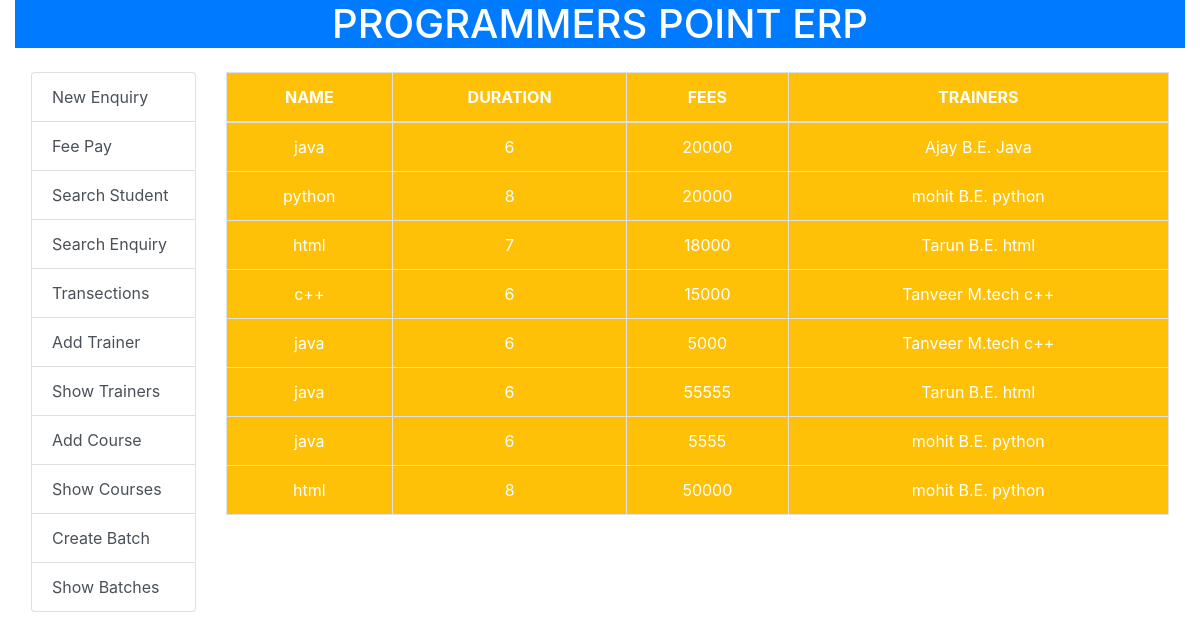
Screenshot of /showcourse with the database file from the repository.
### home/models.py (models this page shows, shortened)
class Course(models.Model):
    cname=models.CharField(max_length=20)
    duration=models.CharField(max_length=20)
    fees=models.IntegerField()
    trainers=models.ManyToManyField(Trainer)

class Trainer(models.Model):
    tname=models.CharField(max_length=20)
    qualification=models.CharField(max_length=20)
    sal=models.IntegerField()
    languages=models.CharField(max_length=50)

### home/views.py (the view)
# urls.py: path('showcourse', views.showcourse,name='showcourse'),
def showcourse(request):
    cr=Course.objects.all()
    return render(request,'showcourse.html',{'cr':cr})

### templates/showcourse.html (shortened to what this page needs)
{%extends 'base.html' %}
        {%block content%}
            <table class="table table-bordered text-center text-white bg-warning">
                <thead>
                    <th>NAME</th>
                    <th>DURATION</th>
                    <th>FEES</th>
                    <th>TRAINERS</th>
                </thead>
                <tbody>
            {%for c in cr%}
                    <tr>
                        <td>{{c.cname}}</td>
                        <td>{{c.duration}}</td>
                        <td>{{c.fees}}</td>
                        <td>
                            {%for t in c.trainers.all %}
                                {{t.tname}} {{t.qualification}}
                                {{t.languages}}
                            {%endfor%}
                        </td>
                    </tr>
            {%endfor%}
        </tbody>
        </table>
        {%endblock%}

### templates/base.html (shortened to what this page needs)
<!DOCTYPE html>
<html lang="en">
<head>
  <link rel="stylesheet" href="https://maxcdn.bootstrapcdn.com/bootstrap/4.5.2/css/bootstrap.min.css">
</head>
<body>
<div class="container-fluid">
	<h1 class="bg-primary text-white text-center">PROGRAMMERS POINT ERP</h1>
	<div class="row p-3">
	<div class="col-sm-2 ">
	<div class="list-group">
    <a href="addstudent" class="list-group-item list-group-item-action">New Enquiry</a>
    <a href="feepay" class="list-group-item list-group-item-action">Fee Pay</a>
    <a href="searchstudent" class="list-group-item list-group-item-action">Search Student</a>
    <a href="searchenquiry" class="list-group-item list-group-item-action">Search Enquiry</a>
    <a href="showtrans" class="list-group-item list-group-item-action">Transections</a>
    <a href="addtrainer" class="list-group-item list-group-item-action">Add Trainer</a>
    <a href="showtrainers" class="list-group-item list-group-item-action">Show Trainers</a>
    <a href="addcourse" class="list-group-item list-group-item-action">Add Course</a>
    <a href="showcourse" class="list-group-item list-group-item-action">Show Courses</a>
    <a href="createbatch" class="list-group-item list-group-item-action">Create Batch</a>
    <a href="" class="list-group-item list-group-item-action">Show Batches</a>
  </div>
		</div>
		<div class="col-sm-10">
			{%block content%}
            {%endblock%}
		</div>
	</div>
</div>
</body>
</html>

### rows the page displays
Course: cname "java", duration "6", fees "20000"
Trainer: tname "Ajay", qualification "B.E.", languages "Java"
Course: cname "python", duration "8", fees "20000"
Trainer: tname "mohit", qualification "B.E.", languages "python"
Course: cname "html", duration "7", fees "18000"
Trainer: tname "Tarun", qualification "B.E.", languages "html"
Course: cname "c++", duration "6", fees "15000"
Trainer: tname "Tanveer", qualification "M.tech", languages "c++"
Course: cname "java", duration "6", fees "5000"
Course: cname "java", duration "6", fees "55555"
Course: cname "java", duration "6", fees "5555"
Course: cname "html", duration "8", fees "50000"
